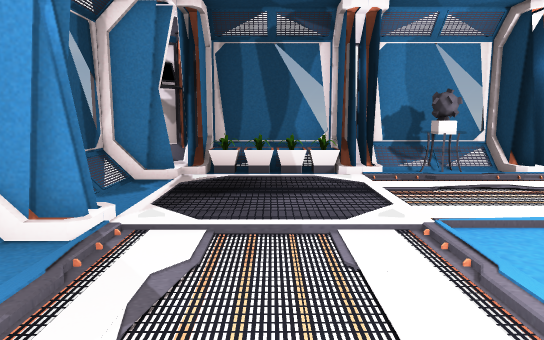
[1] (above)

13 first-person views from a walk through a Unity game level. The camera is 1.4 m above the floor, tilts 8° down and sees 70° across. The floor is counted in squares, 1 m on a side. Each view is taken from the middle of a square. On the plan, view 1 faces up. The plan holds only what a view shows up to about 16 squares ahead; the rest is blank. The player is left out.

[2]
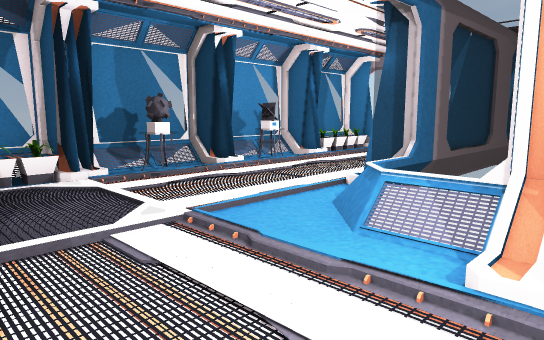

[3]
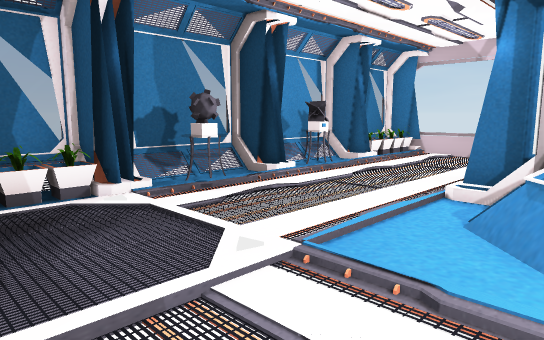

[4]
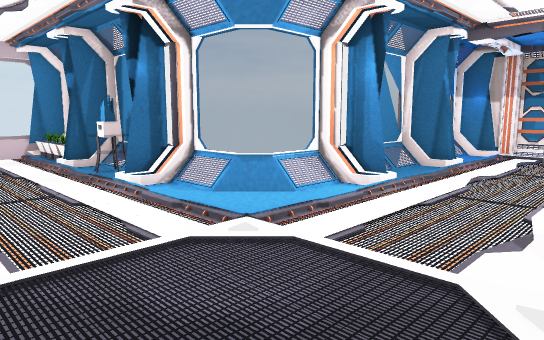

[5]
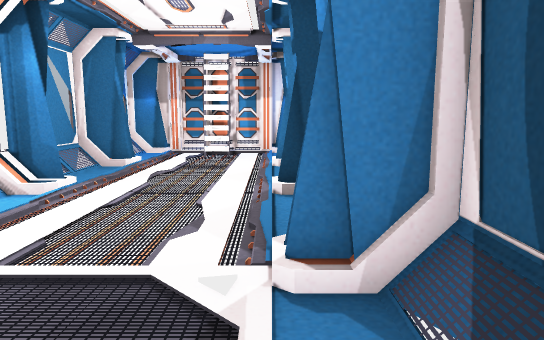

[6]
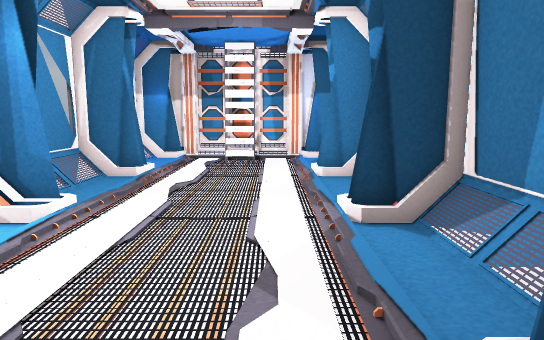

[7]
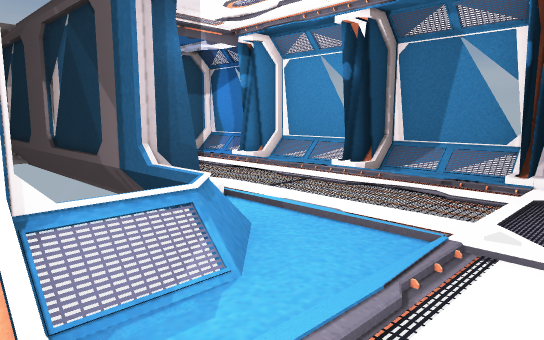

[8]
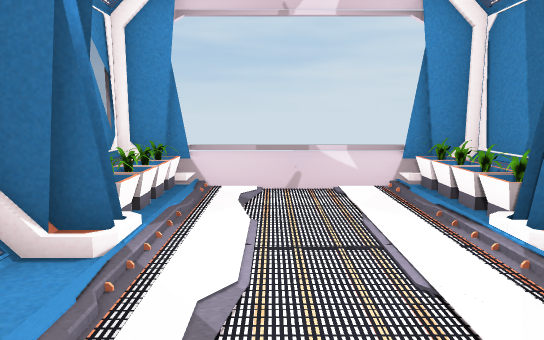

[9]
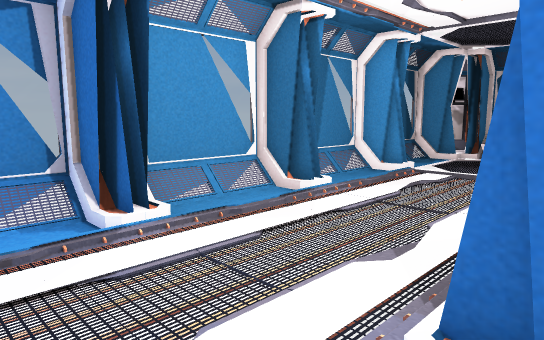

[10]
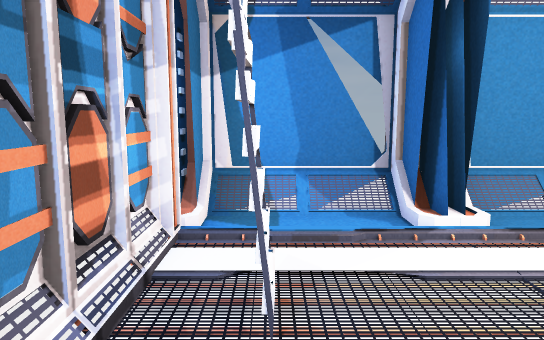

[11]
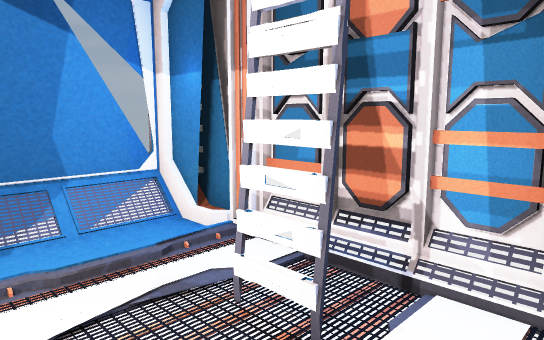

[12]
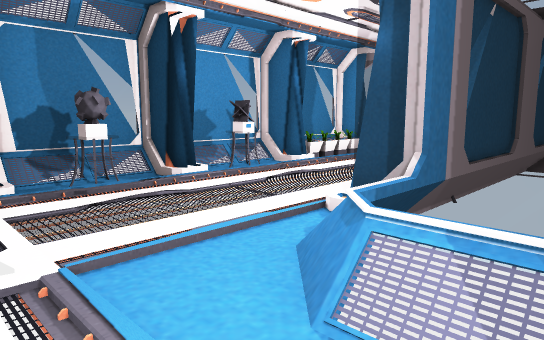

[13]
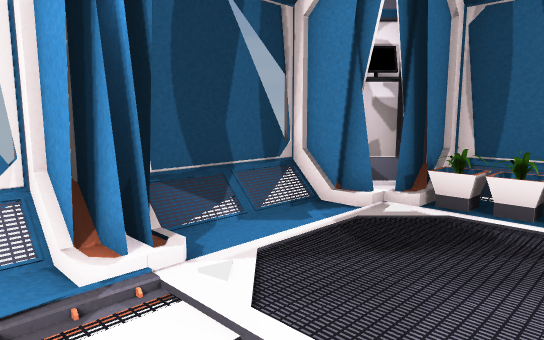

### Floor plan
Key: @ floor where view 1 was taken; # wall or solid block; . main floor; : floor 0.25 m higher than the main floor; / step, stairs or slope; = window, fence, low wall or low ledge; L ladder; O other object.
Columns run from 4 left of view 1 to 14 right of it. Each row starts with its distance up from view 1.
 10   ######=###=######
  9  ##OOO#.O.#.O.#OOO#
  8 ##/...............=
  7 #/................=
  6 #/................=
  5 ##/...............=
  4 ##/.......#.O.#OOO#
  3 #/:.....==##=######
  2 #/:..../#
  1 ##/.../##
  0 ##/.@./##
 -1 #/:..../#
 -2 #/:..../#
 -3 ##/.../##
 -4 ##/.../##
 -5 #/:..../#
 -6 #/:.L../#
 -7 ##OOOOO##
 -8  #######

Positions as (right, up) in squares from view 1, and headings:
1: (0, 0), facing up
2: (-1, 0), facing up-right
3: (-1, 2), facing up-right
4: (-2, 8), facing down-right
5: (-2, 8), facing down
6: (-1, 6), facing down
7: (6, 6), facing down-left
8: (6, 7), facing right
9: (3, -6), facing up-left
10: (3, -6), facing left
11: (-2, -4), facing down-right
12: (1, 1), facing up-right
13: (1, 3), facing up-left
